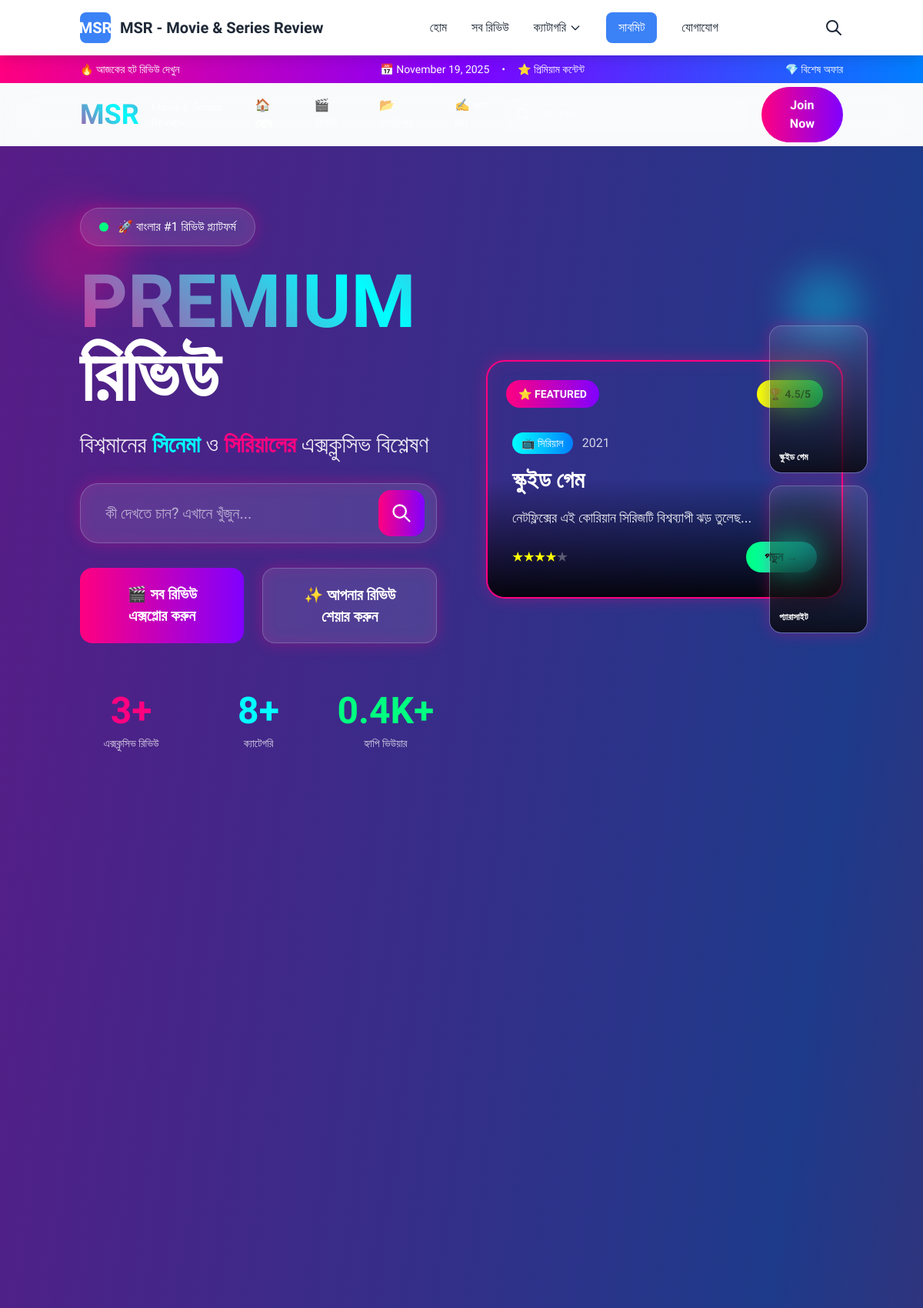
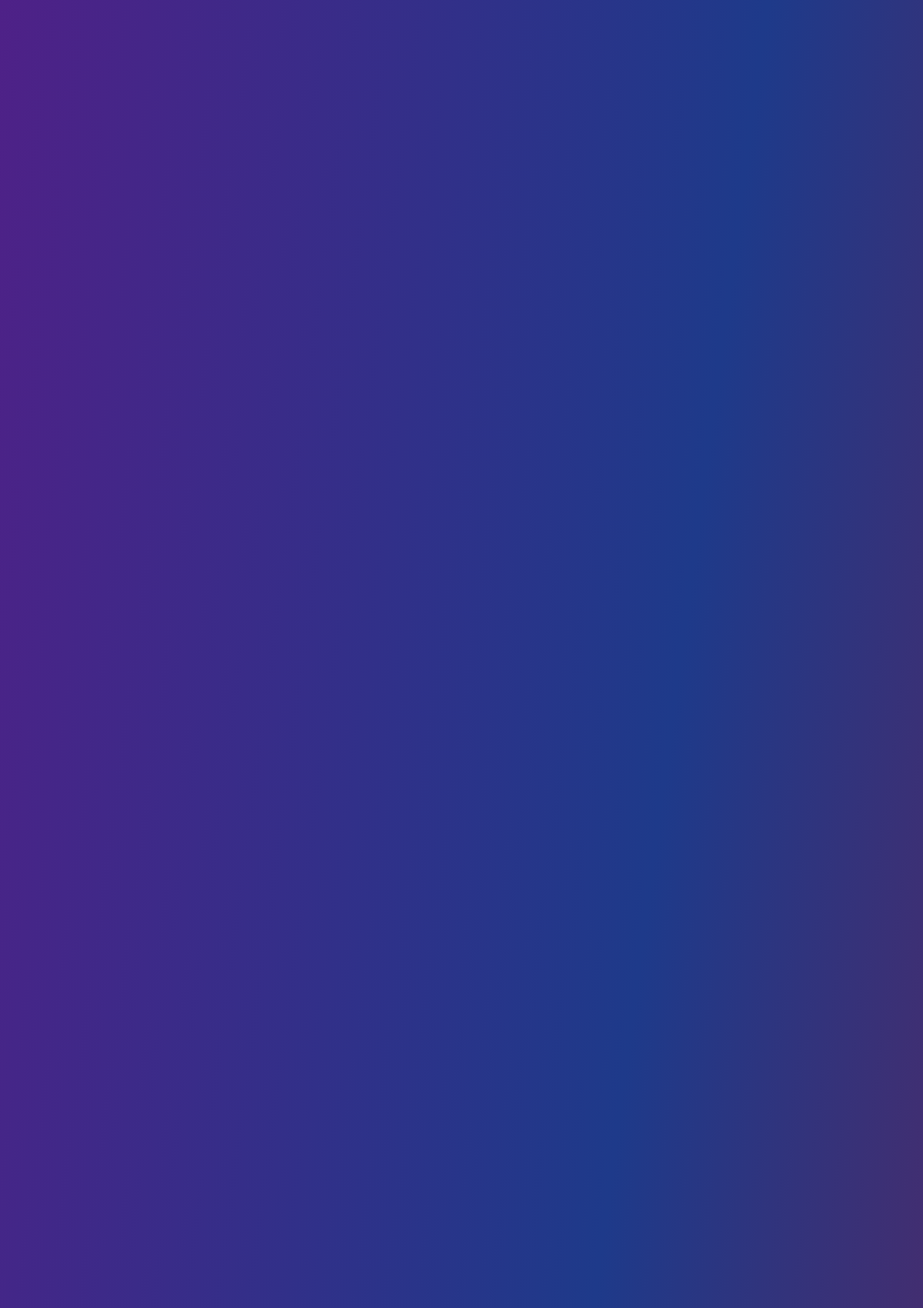
The page /home/8.php (upper part) on the database its author committed (2 pictures, top to bottom).
### tables this page shows
CREATE TABLE `reviews` (
  `id` int(11) NOT NULL,
  `title` varchar(255) NOT NULL,
  `slug` varchar(255) NOT NULL,
  `reviewer_name` varchar(100) NOT NULL,
  `reviewer_email` varchar(100) DEFAULT NULL,
  `year` varchar(10) DEFAULT NULL,
  `type` enum('movie','series') NOT NULL DEFAULT 'movie',
  `language` varchar(50) DEFAULT NULL,
  `director` varchar(255) DEFAULT NULL,
  `cast` text DEFAULT NULL,
  `rating` decimal(2,1) NOT NULL DEFAULT 0.0,
  `content` longtext NOT NULL,
  `excerpt` text DEFAULT NULL,
  `poster_image` varchar(255) DEFAULT NULL,
  `trailer_url` varchar(500) DEFAULT NULL,
  `featured` tinyint(1) NOT NULL DEFAULT 0,
  `view_count` int(11) NOT NULL DEFAULT 0,
  `status` enum('published','pending','draft') NOT NULL DEFAULT 'pending',
  `created_by` enum('admin','user') NOT NULL DEFAULT 'admin',
  `meta_title` varchar(255) DEFAULT NULL,
  `meta_description` text DEFAULT NULL,
  `meta_keywords` text DEFAULT NULL,
  `created_at` timestamp NOT NULL DEFAULT current_timestamp(),
  `updated_at` timestamp NOT NULL DEFAULT current_timestamp() ON UPDATE current_timestamp()
);

### home/8.php (the view, shortened to what the rows shown need)
<?php
$db = Database::getInstance();
$latest_reviews = $db->fetchAll("
    SELECT r.*, c.name as category_name, c.name_bn as category_name_bn
    FROM reviews r
    LEFT JOIN review_categories rc ON r.id = rc.review_id
    LEFT JOIN categories c ON rc.category_id = c.id
    WHERE r.status = 'published'
    ORDER BY r.created_at DESC
    LIMIT 6
");
$featured_reviews = $db->fetchAll("
    SELECT r.*, c.name as category_name, c.name_bn as category_name_bn
    FROM reviews r
    LEFT JOIN review_categories rc ON r.id = rc.review_id
    LEFT JOIN categories c ON rc.category_id = c.id
    WHERE r.status = 'published' AND r.featured = 1
    ORDER BY r.created_at DESC
    LIMIT 3
");
$popular_reviews = $db->fetchAll("
    SELECT r.*, c.name as category_name, c.name_bn as category_name_bn
    FROM reviews r
    LEFT JOIN review_categories rc ON r.id = rc.review_id
    LEFT JOIN categories c ON rc.category_id = c.id
    WHERE r.status = 'published'
    ORDER BY r.view_count DESC
    LIMIT 4
");
include 'includes/header.php';
?>
<!DOCTYPE html>
<html lang="bn">
<head>
    <script src="https://cdn.tailwindcss.com"></script>
</head>
<section class="relative min-h-screen bg-gradient-to-br from-purple-900 via-blue-900 to-pink-900 overflow-hidden">
    <?php if (!empty($featured_reviews) && count($featured_reviews) > 0): ?>
        <?php $main_review = $featured_reviews[0]; ?>
        <div class="container mx-auto px-4 pt-20 pb-16 relative z-10">
            <div class="grid lg:grid-cols-2 gap-16 items-center">
                <div class="space-y-8 animate-slide-up">
                    <div class="space-y-6">
                        <div class="inline-flex items-center glass-morphism rounded-full px-6 py-3 text-white font-medium neon-border">
                            <div class="w-3 h-3 bg-neon-green rounded-full mr-3 animate-pulse"></div>
                            🚀 বাংলার #1 রিভিউ প্ল্যাটফর্ম
                        </div>
                        <h1 class="text-5xl lg:text-8xl font-black leading-tight">
                            <span class="gradient-text animate-neon-pulse">
                                PREMIUM
                            </span>
                            <br>
                            <span class="text-white">
                                রিভিউ
                            </span>
                        </h1>
                        <p class="text-2xl lg:text-3xl text-white/90 leading-relaxed font-light">
                            বিশ্বমানের <span class="text-neon-cyan font-bold">সিনেমা</span> ও
                            <span class="text-neon-pink font-bold">সিরিয়ালের</span>
                            এক্সক্লুসিভ বিশ্লেষণ
                        </p>
                    </div>
                    <div class="relative">
                        <form action="/search" method="GET" class="relative">
                            <input type="text" name="q" placeholder="কী দেখতে চান? এখানে খুঁজুন..."
                                   class="w-full px-8 py-6 pr-20 text-xl glass-morphism neon-border rounded-3xl focus:outline-none focus:shadow-lg text-white placeholder-white/60 transition-all duration-300">
                            <button type="submit"
                                    class="absolute right-4 top-1/2 transform -translate-y-1/2 bg-gradient-to-r from-neon-pink to-neon-purple hover:from-neon-purple hover:to-neon-pink text-white p-4 rounded-2xl transition-all duration-300 hover:scale-110 hover:rotate-6">
                                <svg class="w-7 h-7" fill="none" stroke="currentColor" viewBox="0 0 24 24">
                                    <path stroke-linecap="round" stroke-linejoin="round" stroke-width="2" d="M21 21l-6-6m2-5a7 7 0 11-14 0 7 7 0 0114 0z"></path>
                                </svg>
                            </button>
                        </form>
                    </div>
                    <div class="flex flex-col sm:flex-row gap-6">
                        <a href="/reviews"
                           class="group bg-gradient-to-r from-neon-pink to-neon-purple hover:from-neon-purple hover:to-neon-pink text-white px-10 py-5 rounded-2xl font-bold text-xl transition-all duration-300 hover:scale-110 hover:shadow-2xl text-center relative overflow-hidden">
                            <span class="relative z-10">🎬 সব রিভিউ এক্সপ্লোর করুন</span>
                        </a>
                        <a href="/submit-review"
                           class="group glass-morphism neon-border hover:bg-white/20 text-white px-10 py-5 rounded-2xl font-bold text-xl transition-all duration-300 hover:scale-110 text-center">
                            <span class="group-hover:text-neon-yellow transition-colors duration-300">✨ আপনার রিভিউ শেয়ার করুন</span>
                        </a>
                    </div>
                    <div class="grid grid-cols-3 gap-8 pt-8">
                        <div class="text-center group cursor-pointer">
                            <div class="text-5xl font-black text-neon-pink group-hover:scale-125 group-hover:rotate-12 transition-all duration-300">
                                <?php echo $db->count("SELECT COUNT(*) FROM reviews WHERE status = 'published'"); ?>+
                            </div>
                            <div class="text-white/80 text-sm mt-2 group-hover:text-neon-pink transition-colors">এক্সক্লুসিভ রিভিউ</div>
                        </div>
                        <div class="text-center group cursor-pointer">
                            <div class="text-5xl font-black text-neon-cyan group-hover:scale-125 group-hover:rotate-12 transition-all duration-300">
                                <?php echo $db->count("SELECT COUNT(*) FROM categories WHERE status = 'active'"); ?>+
                            </div>
                            <div class="text-white/80 text-sm mt-2 group-hover:text-neon-cyan transition-colors">ক্যাটেগরি</div>
                        </div>
                        <div class="text-center group cursor-pointer">
                            <div class="text-5xl font-black text-neon-green group-hover:scale-125 group-hover:rotate-12 transition-all duration-300">
                                <?php echo number_format($db->count("SELECT SUM(view_count) FROM reviews WHERE status = 'published'") / 1000, 1); ?>K+
                            </div>
                            <div class="text-white/80 text-sm mt-2 group-hover:text-neon-green transition-colors">হ্যাপি ভিউয়ার</div>
                        </div>
                    </div>
                </div>
                <div class="relative animate-slide-up" style="animation-delay: 0.3s;">
                    <div class="relative group">
                        <div class="relative poster-aspect rounded-3xl overflow-hidden neon-border shadow-2xl">
                            <div class="absolute inset-0 bg-gradient-to-t from-black/90 via-transparent to-transparent"></div>
                            <div class="absolute top-6 left-6 bg-gradient-to-r from-neon-pink to-neon-purple text-white px-4 py-2 rounded-full font-bold text-sm animate-bounce">
                                ⭐ FEATURED
                            </div>
                            <div class="absolute top-6 right-6 bg-gradient-to-r from-neon-yellow to-neon-green text-black px-4 py-2 rounded-full font-black text-sm">
                                🏆 <?php echo $main_review['rating']; ?>/5
                            </div>
                            <div class="absolute bottom-0 left-0 right-0 p-8">
                                <div class="space-y-4">
                                    <div class="flex items-center space-x-3">
                                        <span class="bg-gradient-to-r from-neon-cyan to-neon-blue text-white px-3 py-1 rounded-full text-sm font-medium">
                                            <?php echo $main_review['type'] == 'movie' ? '🎬 সিনেমা' : '📺 সিরিয়াল'; ?>
                                        </span>
                                        <span class="text-white/80"><?php echo $main_review['year']; ?></span>
                                    </div>
                                    <h3 class="text-3xl font-bold text-white group-hover:text-neon-pink transition-colors duration-300">
                                        <a href="/review/<?php echo $main_review['slug']; ?>">
                                            <?php echo htmlspecialchars($main_review['title']); ?>
                                        </a>
                                    </h3>
                                    <p class="text-white/90 text-lg leading-relaxed">
                                        <?php echo htmlspecialchars(substr($main_review['excerpt'], 0, 150)); ?>...
                                    </p>
                                    <div class="flex items-center justify-between">
                                        <div class="flex text-neon-yellow text-lg">
                                            <?php for ($i = 1; $i <= 5; $i++): ?>
                                                <span class="<?php echo $i <= $main_review['rating'] ? 'text-neon-yellow' : 'text-white/30'; ?> animate-pulse" style="animation-delay: <?php echo $i * 0.1; ?>s;">★</span>
                                            <?php endfor; ?>
                                        </div>
                                        <a href="/review/<?php echo $main_review['slug']; ?>"
                                           class="bg-gradient-to-r from-neon-green to-neon-cyan text-black px-6 py-2 rounded-full font-bold hover:scale-110 transition-transform duration-300">
                                            পড়ুন →
                                        </a>
                                    </div>
                                </div>
                            </div>
                        </div>
                        <?php if (count($featured_reviews) > 1): ?>
                        <div class="absolute -right-8 top-1/2 transform -translate-y-1/2 space-y-4">
                            <?php foreach (array_slice($featured_reviews, 1, 2) as $index => $review): ?>
                                <div class="w-32 h-48 glass-morphism neon-border rounded-2xl overflow-hidden group hover:scale-110 transition-all duration-300" style="animation-delay: <?php echo 0.6 + ($index * 0.2); ?>s;">
                                    <div class="absolute inset-0 bg-gradient-to-t from-black/80 to-transparent flex items-end p-3">
                                        <div class="text-white text-xs font-bold truncate">
                                            <?php echo htmlspecialchars($review['title']); ?>
                                        </div>
                                    </div>
                                </div>
                            <?php endforeach; ?>
                        </div>
                        <?php endif; ?>
                    </div>
                </div>
            </div>
        </div>
    <?php endif; ?>
</section>
<?php
include 'includes/footer.php';
?>

### rows shown on the page
reviews: rating "4.5", year "2021", title "স্কুইড গেম", excerpt "নেটফ্লিক্সের এই কোরিয়ান সিরিজটি বিশ্বব্যাপী ঝড় তুলেছ"
reviews: title "প্যারাসাইট"

### other values the page prints
$site_name "MSR - Movie & Series Review"
$db->count("SELECT COUNT(*) FROM reviews WHERE status = 'published'") "3"
$db->count("SELECT COUNT(*) FROM categories WHERE status = 'active'") "8"
